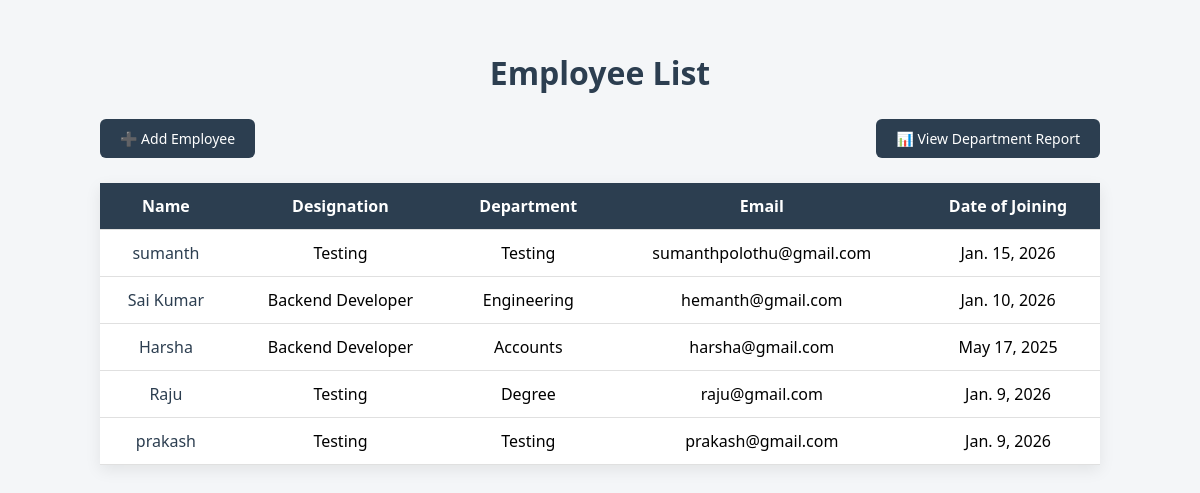
/home/, run on the app's committed database.
### hrms/models.py (models this page shows, shortened)
class Employee(models.Model):
    name = models.CharField(max_length=100)
    designation = models.CharField(max_length=100)
    department = models.CharField(max_length=100)
    email = models.EmailField(unique=True)
    date_of_joining = models.DateField()

### hrms/views.py (the view)
# urls.py: path("home/", views.home, name="home"),
def home(request):
    employees = Employee.objects.all()
    return render(request, "frontend/home.html", {"employees": employees})

### hrms/templates/frontend/home.html (shortened to what this page needs)
<!DOCTYPE html>
<html>
<head>
</head>
<body>
    <h1>Employee List</h1>
    <div class="actions">
        <a href="/employee/add/">➕ Add Employee</a>
        <a href="/report/">📊 View Department Report</a>
    </div>
    <div class="table-container">
        <table>
            <tr>
                <th>Name</th>
                <th>Designation</th>
                <th>Department</th>
                <th>Email</th>
                <th>Date of Joining</th>
            </tr>
            {% for emp in employees %}
            <tr>
                <td>
                    <a href="/employee/{{ emp.id }}/">{{ emp.name }}</a>
                </td>
                <td>{{ emp.designation }}</td>
                <td>{{ emp.department }}</td>
                <td>{{ emp.email }}</td>
                <td>{{ emp.date_of_joining }}</td>
            </tr>
            {% empty %}
            <tr>
                <td colspan="5" class="no-data">No employees found</td>
            </tr>
            {% endfor %}
        </table>
    </div>
</body>
</html>

### hrms/templates/frontend/home.html (style rules this page uses)
* { box-sizing: border-box; }
body { font-family: "Segoe UI", Arial, sans-serif; background-color: #f4f6f8; margin: 0; padding: 30px; }
h1 { text-align: center; color: #2c3e50; margin-bottom: 25px; }
.actions { max-width: 1000px; margin: 0 auto 25px auto; display: flex; justify-content: space-between; align-items: center; }
.actions a { padding: 10px 20px; background-color: #2c3e50; color: #ffffff; text-decoration: none; border-radius: 6px; font-size: 14px; transition: all 0.3s ease; }
.table-container { display: flex; justify-content: center; }
table { width: 100%; max-width: 1000px; border-collapse: collapse; background-color: #ffffff; box-shadow: 0 5px 15px rgba(0, 0, 0, 0.08); }
th, td { padding: 12px 15px; text-align: center; border-bottom: 1px solid #e0e0e0; }
th { background-color: #2c3e50; color: #ffffff; font-weight: 600; }
tr { transition: background-color 0.3s ease; }
td a { color: #2c3e50; text-decoration: none; font-weight: 500; transition: color 0.3s ease; }

### data on the page
Employee: name "sumanth", designation "Testing", department "Testing", email "sumanthpolothu@gmail.com", date_of_joining "Jan. 15, 2026"
Employee: name "Sai Kumar", designation "Backend Developer", department "Engineering", email "hemanth@gmail.com", date_of_joining "Jan. 10, 2026"
Employee: name "Harsha", designation "Backend Developer", department "Accounts", email "harsha@gmail.com", date_of_joining "May 17, 2025"
Employee: name "Raju", designation "Testing", department "Degree", email "raju@gmail.com", date_of_joining "Jan. 9, 2026"
Employee: name "prakash", designation "Testing", department "Testing", email "prakash@gmail.com", date_of_joining "Jan. 9, 2026"
